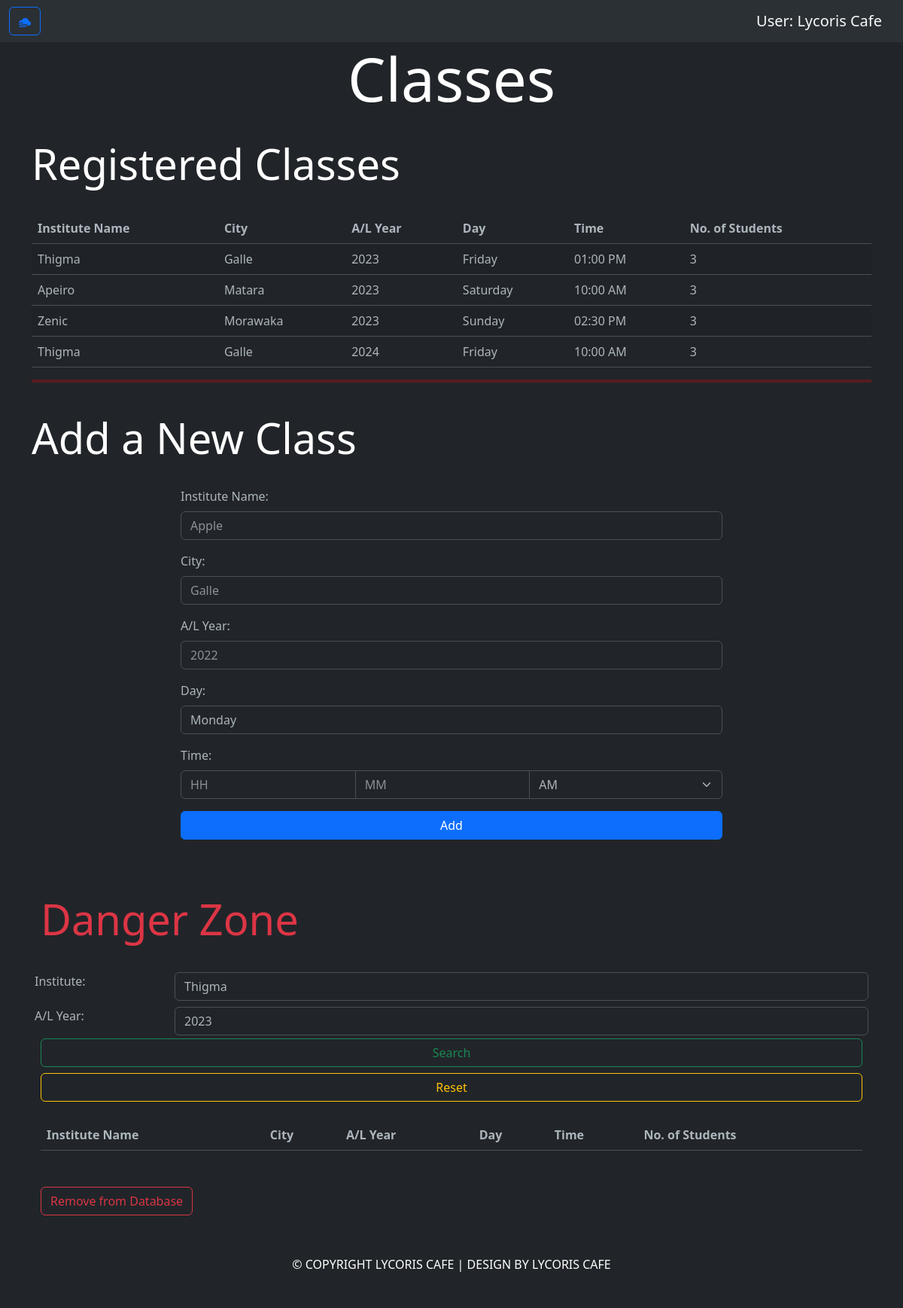
Page /req/addClass.php (signed in) on the committed database.
### tables this page shows
CREATE TABLE `classes` (
  `id` int NOT NULL,
  `al_year` int NOT NULL,
  `day` int NOT NULL,
  `time` varchar(8) NOT NULL,
  `institute` varchar(50) NOT NULL,
  `city` varchar(50) NOT NULL
);

### req/addClass.php (the view, shortened to what this page needs)
<?php
if (isset($_SESSION['id']) && isset($_SESSION['role'])) {
?>
	<!DOCTYPE html>
	<html lang="en" data-bs-theme="dark">
	<head>
		<link href="../bootstrap/css/bootstrap.min.css" rel="stylesheet">
		<link rel="stylesheet" href="../css/fonts.css">
		<link rel="stylesheet" href="../css/temp.css">
	</head>
	<body>
		<?php require_once "navbar.php"; ?>
		<h1 class="display-1 text-center">Classes</h1><br>
		<div class="container">
			<h1 class="display-4">Registered Classes</h1><br />
			<div class="bd-example-snippet bd-code-snippet">
				<div class="bd-example">
					<table class="table table-striped">
						<thead>
							<tr>
								<th scope="col">Institute Name</th>
								<th scope="col">City</th>
								<th scope="col">A/L Year</th>
								<th scope="col">Day</th>
								<th scope="col">Time</th>
								<th scope="col">No. of Students</th>
							</tr>
						</thead>
						<tbody>
							<?php
							$days = [
								1 => 'Sunday',
								2 => 'Monday',
								3 => 'Tuesday',
								4 => 'Wednesday',
								5 => 'Thursday',
								6 => 'Friday',
								7 => 'Saturday'
							];
							include_once '../connection.php';
							$sql2 = "SELECT al_year, day, time, institute, city FROM classes ORDER BY `classes`.`al_year` ASC";
							$result2 = mysqli_query($con, $sql2);
							while ($row2 = mysqli_fetch_assoc($result2)) {
								$institute = $row2['institute'];
								$city = $row2['city'];
								$al_year = $row2['al_year'];
								$day = $days[date($row2['day'])];
								$time = $row2['time'];
								$sql3 = "SELECT COUNT(id) FROM students WHERE institute='$institute' AND al_year='$al_year'";
								$result3 = mysqli_query($con, $sql3);
								$row3 = mysqli_fetch_assoc($result3);
								$numOfStd = $row3['COUNT(id)'];
								echo "<tr>";
								echo "<td>$institute</td>";
								echo "<td>$city</td>";
								echo "<td>$al_year</td>";
								echo "<td>$day</td>";
								echo "<td>$time</td>";
								echo "<td>$numOfStd</td>";
								echo "</tr>";
							}
							?>
						</tbody>
					</table>
				</div>
			</div>
			<hr style="border: 2px solid red;"><br />
			<h1 class="display-4">Add a New Class</h1><br />
			<div class="container col-lg-8 col-md-5 align-self-center">
					<div class="card-body">
						<form action="addClass.php" method="POST">
							<div class="col-auto mb-3">
								<label class="form-label">Institute Name: </label>
								<input type="text" class="form-control" name="insName" aria-describedby="insName" autocomplete="off" required placeholder="Apple">
							</div>
							<div class="col-auto mb-3">
								<label class="form-label">City: </label>
								<input type="text" class="form-control" name="city" aria-describedby="city" autocomplete="off" required placeholder="Galle">
							</div>
							<div class="col-auto mb-3">
								<label class="form-label">A/L Year: </label>
								<input type="text" class="form-control" name="al_year" aria-describedby="al_year" autocomplete="off" required placeholder="2022">
							</div>
							<div class="col-auto mb-3">
								<label class="form-label">Day: </label>
								<select class="form-control" name='day'>
									<option value='1'>Monday</option>
								</select>
							</div>
							<div class="col-auto mb-3">
								<label class="form-label">Time: </label>
								<div class="input-group mb-3">
									<input type="text" placeholder="HH" class="form-control" aria-label="Text input with dropdown button" name="h">
									<input type="text" placeholder="MM" class="form-control" aria-label="Text input with dropdown button" name="m">
									<select class="form-select" id="inputGroupSelect01" name='a_p'>
										<option value="AM">AM</option>
									</select>
								</div>
							</div>
							<div class="d-grid gap-2">
								<button type="submit" class="btn btn-primary" name='submit'>Add</button>
							</div>
						</form>
				</div>
			</div><br /><br /><br />
			<div class="container">
				<h1 class="display-4 text-danger" style="font-weight: 500;">Danger Zone</h1><br />
				<form role="delteAcc" method="POST">
					<div class="row">
						<div class="col-sm-12 col-lg-2 p-1 d-flex">
							<label class="form-label">Institute: </label>
						</div>
						<div class="col-sm-12 col-lg-10 p-1 d-flex">
							<select class="form-control" name='institute'>
								<?php
								include_once '../connection.php';
								$sql4 = "SELECT DISTINCT institute FROM classes";
								$result4 = mysqli_query($con, $sql4);
								while ($ri = mysqli_fetch_assoc($result4)) {
								?>
									<option value="<?php echo $ri['institute'] ?>"><?php echo $ri['institute'] ?></option>
								<?php } ?>
							</select>
						</div>
					</div>
					<div class="row">
						<div class="col-sm-12 col-lg-2 p-1 d-flex">
							<label class="form-label">A/L Year: </label>
						</div>
						<div class="col-sm-12 col-lg-10 p-1 d-flex">
							<select class="form-control" name='year'>
								<?php
								include_once '../connection.php';
								$sql5 = "SELECT DISTINCT al_year FROM classes";
								$result5 = mysqli_query($con, $sql5);
								while ($ri = mysqli_fetch_assoc($result5)) {
								?>
									<option value="<?php echo $ri['al_year'] ?>"><?php echo $ri['al_year'] ?></option>
								<?php } ?>
							</select>
						</div>
					</div>
					<div class="d-grid gap-2">
						<button class="btn btn-outline-success" type="submit" name="search">Search</button>
						<button class="btn btn-outline-warning" type="reset" name="reset">Reset</button>
					</div>
				</form>
			</div>
			<br>
			<div class="container">
				<div class="bd-example-snippet bd-code-snippet">
					<div class="bd-example">
						<table class="table table-striped">
							<thead>
								<tr>
									<th scope="col">Institute Name</th>
									<th scope="col">City</th>
									<th scope="col">A/L Year</th>
									<th scope="col">Day</th>
									<th scope="col">Time</th>
									<th scope="col">No. of Students</th>
								</tr>
							</thead>
						</table>
					</div>
				</div>
				<form class="d-flex mb-3" role="delete" method="POST">
					<div class="d-grid gap-2"><br>
						<button class="btn btn-outline-danger" type="submit" name="delete">Remove from Database</button>
					</div>
				</form>
			</div>
			<?php include 'footer.php'; ?>
	</body>
	</html>
<?php } else {
	header("Location: ../login.php");
	exit;
}
?>

### css/temp.css (style rules this page uses)
body { font-family: montserrat, sans-serif }

### rows in the picture
classes: institute "Thigma", city "Galle", al_year "2023", day "Friday", time "01:00 PM", numOfStd "3"
classes: institute "Apeiro", city "Matara", al_year "2023", day "Saturday", time "10:00 AM", numOfStd "3"
classes: institute "Zenic", city "Morawaka", al_year "2023", day "Sunday", time "02:30 PM", numOfStd "3"
classes: institute "Thigma", city "Galle", al_year "2024", day "Friday", time "10:00 AM", numOfStd "3"

### other values in the picture
$_SESSION['name'] "Lycoris Cafe"
form field institute "Thigma"
form field year "2023"
